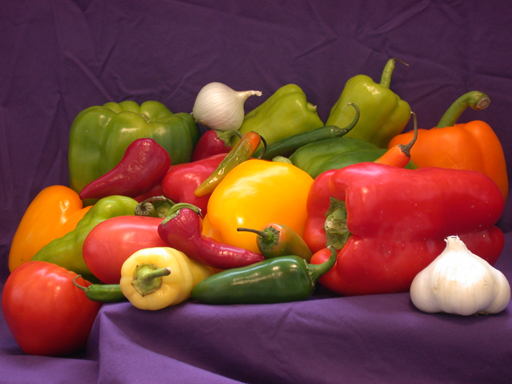
%> input picture peppers.png, 512 x 384 px
$ octave oel.m   (GNU Octave 9; MATLAB toolbox functions it lacks are replaced by stand-ins)
%> lines starting %> are read from the running program, lines starting %| are printed output that depends on the picture; in (x1, y1, x2, y2) boxes, pixels count from 0 and x2, y2 are one past the last pixel; in counts of white or black regions, pixels touching at a corner belong together; the program's own positions count from 1
clear all;
close all;
clc;

originalImage = imread('peppers.png');
%> originalImage is the input picture: size 384x512x3 uint8; mean R, G, B 120.8, 66.4, 57.6

if size(originalImage, 3) ~= 3
    error('Please provide a color (RGB) image');
end

hsvImage = rgb2hsv(originalImage);
%> hsvImage: size 384x512x3 double; mean H, S, V 0.578, 0.617, 0.481
ycbcrImage = rgb2ycbcr(originalImage);
%> ycbcrImage: size 384x512x3 uint8; mean of channels 1, 2, 3 86.1, 116.1, 152.5

V_channel = hsvImage(:,: ,3);
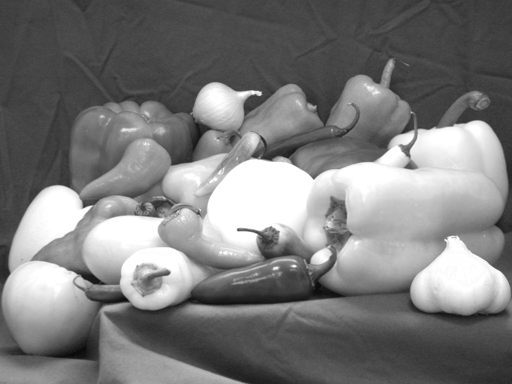
%> V_channel: size 384x512 double; min 0.0353, max 1, mean 0.481
V_enhanced = adapthisteq(V_channel, 'ClipLimit', 0.02, 'Distribution', 'rayleigh');
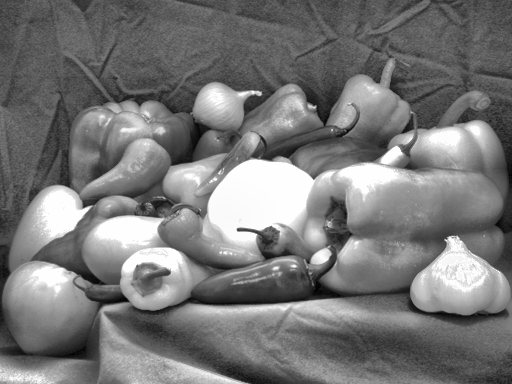
%> V_enhanced: size 384x512 double; min 0, max 1, mean 0.47

hsvEnhanced = hsvImage;
hsvEnhanced(:,:,3) = V_enhanced;
%> hsvEnhanced: size 384x512x3 double; mean H, S, V 0.578, 0.617, 0.47

enhancedImage = hsv2rgb(hsvEnhanced);
enhancedImage = im2uint8(enhancedImage);
%> enhancedImage: size 384x512x3 uint8

noisyImage = imnoise(enhancedImage, 'salt & pepper', 0.02);
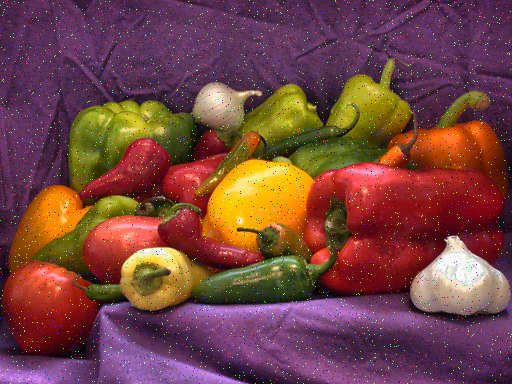
%> noisyImage: size 384x512x3 uint8; mean R, G, B 117.8, 68.1, 65.5

restoredImage = zeros(size(noisyImage), 'uint8');
for i = 1:3
    restoredImage(:,:,i) = medfilt2(noisyImage(:,:,i), [3 3]);
end

hsvRestored = rgb2hsv(restoredImage);
%> hsvRestored: size 384x512x3 double; mean H, S, V 0.578, 0.618, 0.469

H = hsvRestored(: ,:,1);
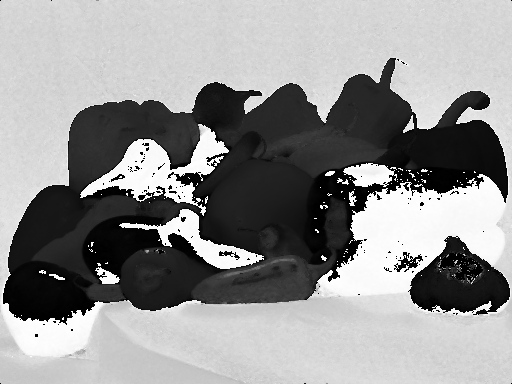
%> H: size 384x512 double; min 0, max 0.999, mean 0.578
S = hsvRestored(:,:,2);
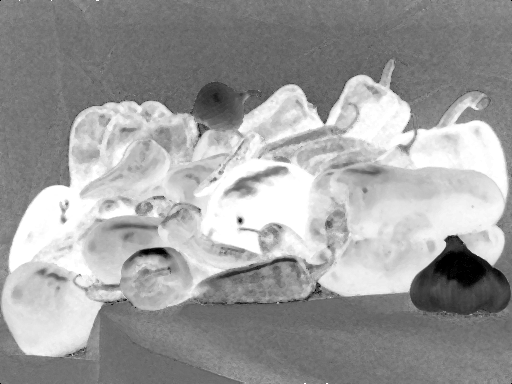
%> S: size 384x512 double; min 0, max 1, mean 0.618
V = hsvRestored(: ,:,3);

redMask1 = (H >= 0 & H <= 0.05) & (S >= 0.4) & (V >= 0.3);
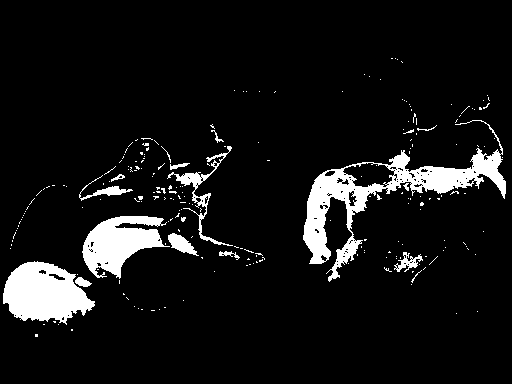
%> redMask1: size 384x512 logical; 8.1% white; 227 white regions (210 under 20 px), largest, box (x1, y1, x2, y2) and area: (303, 120, 506, 282) 6240, (3, 261, 95, 325) 3845, (82, 216, 170, 279) 3001
redMask2 = (H >= 0.95 & H <= 1) & (S >= 0.4) & (V >= 0.3);
%> redMask2: size 384x512 logical; 10.4% white; 162 white regions (149 under 20 px), largest, box (x1, y1, x2, y2) and area: (321, 174, 504, 292) 10109, (80, 130, 226, 216) 3899, (119, 209, 264, 265) 1966
segmentedMask = redMask1 | redMask2;
%> segmentedMask: size 384x512 logical; 18.5% white; 84 white regions (74 under 20 px), largest, box (x1, y1, x2, y2) and area: (303, 118, 506, 292) 17868, (79, 130, 265, 284) 11133, (2, 261, 98, 351) 5893

segmentedImage = zeros(size(restoredImage), 'uint8');
for i = 1:3
    channel = restoredImage(:,:,i);
    channel(~segmentedMask) = 0;
    segmentedImage(:,:,i) = channel;
end
%> segmentedImage: size 384x512x3 uint8; mean H, S, V 27.4, 6.5, 6.3

se = strel('disk', 5);

openedMask = imopen(segmentedMask, se);
%> openedMask: size 384x512 logical; 17.8% white; 6 white regions, box (x1, y1, x2, y2) and area: (303, 154, 506, 292) 17276, (2, 262, 97, 351) 5853, (83, 208, 263, 281) 5683, (80, 130, 224, 209) 5074, (462, 230, 504, 263) 976, (364, 162, 373, 171) 69
closedMask = imclose(openedMask, se);
%> closedMask: size 384x512 logical; 18.1% white; 3 white regions, box (x1, y1, x2, y2) and area: (303, 154, 506, 292) 18750, (80, 130, 263, 281) 11037, (2, 262, 97, 351) 5879
finalMask = imdilate(closedMask, strel('disk', 2));
%> finalMask: size 384x512 logical; 20% white; 3 white regions, box (x1, y1, x2, y2) and area: (301, 152, 508, 294) 20366, (78, 128, 265, 283) 12623, (0, 260, 99, 353) 6401
finalMask = imfill(finalMask, 'holes');
%> finalMask: size 384x512 logical; 20.4% white; 3 white regions, box (x1, y1, x2, y2) and area: (301, 152, 508, 294) 21173, (78, 128, 265, 283) 12623, (0, 260, 99, 353) 6401

morphImage = zeros(size(restoredImage), 'uint8');
for i = 1:3
    channel = restoredImage(:,:,i);
    channel(~finalMask) = 0;
    morphImage(: ,:,i) = channel;
end
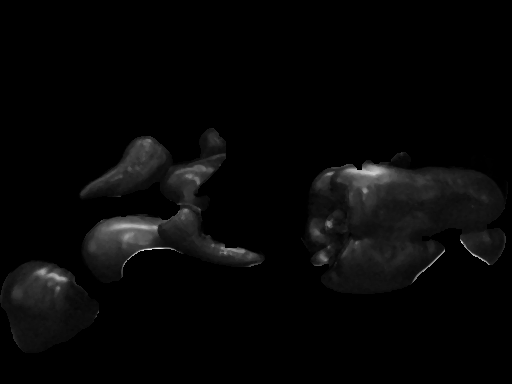
%> channel: size 384x512 uint8; min 0, max 238, mean 6.9
%> morphImage: size 384x512x3 uint8; mean H, S, V 29.2, 7.7, 6.9

figure(1);
imshow(originalImage);
title('1. Original RGB Image');

figure(2);
imshow(hsvImage);
title('2. HSV Color Space');

figure(3);
imshow(ycbcrImage);
title('3. YCbCr Color Space');

figure(4);
imshow(enhancedImage);
title('4. Enhanced Image (CLAHE)');

figure(5);
imshow(noisyImage);
title('5. Noisy Image (Salt & Pepper)');

figure(6);
imshow(restoredImage);
title('6. Restored Image (Median Filter)');

figure(7);
imshow(segmentedMask);
title('7. Segmentation Mask');

figure(8);
imshow(segmentedImage);
title('8. Segmented Output');

figure(9);
imshow(openedMask);
title('9. After Opening');

figure(10);
imshow(closedMask);
title('10. After Closing');

figure(11);
imshow(finalMask);
title('11. Final Mask (Filled)');

figure(12);
imshow(morphImage);
title('12. Final Morphological Output');

figure(13);
set(gcf, 'Name', 'Digital Image Processing Pipeline', 'NumberTitle', 'off');
set(gcf, 'Position', [50 50 1400 900]);

subplot(3, 4, 1);
imshow(originalImage);
title('1. Original RGB Image', 'FontSize', 10, 'FontWeight', 'bold');

subplot(3, 4, 2);
imshow(hsvImage);
title('2. HSV Color Space', 'FontSize', 10, 'FontWeight', 'bold');

subplot(3, 4, 3);
imshow(ycbcrImage);
title('3. YCbCr Color Space', 'FontSize', 10, 'FontWeight', 'bold');

subplot(3, 4, 4);
imshow(enhancedImage);
title('4. Enhanced Image (CLAHE)', 'FontSize', 10, 'FontWeight', 'bold');

subplot(3, 4, 5);
imshow(noisyImage);
title('5. Noisy Image (Salt & Pepper)', 'FontSize', 10, 'FontWeight', 'bold');

subplot(3, 4, 6);
imshow(restoredImage);
title('6. Restored Image (Median Filter)', 'FontSize', 10, 'FontWeight', 'bold');

subplot(3, 4, 7);
imshow(segmentedMask);
title('7. Segmentation Mask', 'FontSize', 10, 'FontWeight', 'bold');

subplot(3, 4, 8);
imshow(segmentedImage);
title('8. Segmented Output', 'FontSize', 10, 'FontWeight', 'bold');

subplot(3, 4, 9);
imshow(openedMask);
title('9. After Opening', 'FontSize', 10, 'FontWeight', 'bold');

subplot(3, 4, 10);
imshow(closedMask);
title('10. After Closing', 'FontSize', 10, 'FontWeight', 'bold');

subplot(3, 4, 11);
imshow(finalMask);
title('11. Final Mask (Filled)', 'FontSize', 10, 'FontWeight', 'bold');

subplot(3, 4, 12);
imshow(morphImage);
title('12. Final Morphological Output', 'FontSize', 10, 'FontWeight', 'bold');

sgtitle('Color Image Processing Pipeline - CSC392 OEL', 'FontSize', 14, 'FontWeight', 'bold');

$ run again, with rgb_adapthisteq.png copied over peppers.png
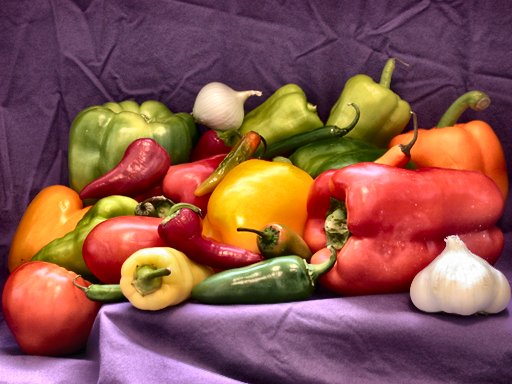
%> input picture rgb_adapthisteq.png, 512 x 384 px
%> originalImage is the input picture: size 384x512x3 uint8; mean R, G, B 137.3, 85, 77.2
%> hsvImage: size 384x512x3 double; mean H, S, V 0.53, 0.56, 0.545
%> ycbcrImage: size 384x512x3 uint8; mean of channels 1, 2, 3 101.7, 116.8, 151.6
%> hsvEnhanced: size 384x512x3 double; mean H, S, V 0.53, 0.56, 0.528
%> hsvRestored: size 384x512x3 double; mean H, S, V 0.528, 0.56, 0.528
%> `redMask1 = (H >= 0 & H <= 0.05) & (S >= 0.4) & (V >= 0.3);`:
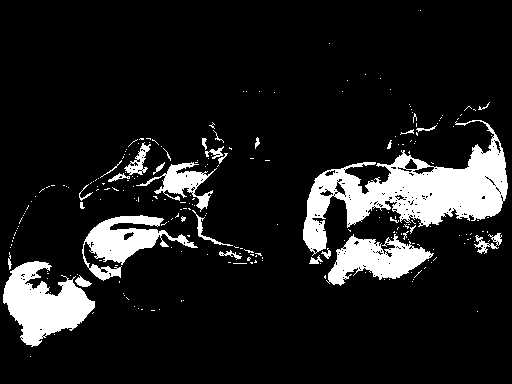
%> redMask1: size 384x512 logical; 11.9% white; 238 white regions (209 under 20 px), largest, box (x1, y1, x2, y2) and area: (303, 120, 508, 256) 10001, (3, 261, 95, 347) 4304, (326, 234, 434, 286) 2839
%> redMask2: size 384x512 logical; 5.2% white; 211 white regions (190 under 20 px), largest, box (x1, y1, x2, y2) and area: (348, 195, 504, 262) 2392, (80, 138, 171, 198) 1844, (157, 209, 263, 263) 1508
%> segmentedMask: size 384x512 logical; 17.1% white; 118 white regions (101 under 20 px), largest, box (x1, y1, x2, y2) and area: (303, 118, 508, 288) 16721, (82, 208, 263, 281) 5169, (2, 261, 96, 351) 5167
%> openedMask: size 384x512 logical; 15.7% white; 6 white regions, box (x1, y1, x2, y2) and area: (303, 150, 508, 288) 15933, (2, 261, 96, 351) 4857, (83, 130, 224, 208) 4634, (82, 209, 262, 280) 4463, (462, 230, 503, 259) 863, (148, 217, 159, 226) 87
%> closedMask: size 384x512 logical; 16% white; 3 white regions, box (x1, y1, x2, y2) and area: (303, 150, 508, 288) 17150, (82, 130, 262, 280) 9477, (2, 261, 96, 351) 4903
%> finalMask: size 384x512 logical; 18% white; 3 white regions, box (x1, y1, x2, y2) and area: (301, 148, 510, 290) 18782, (80, 128, 264, 282) 11101, (0, 259, 98, 353) 5491
%> after the loop `for i = 1:3`:
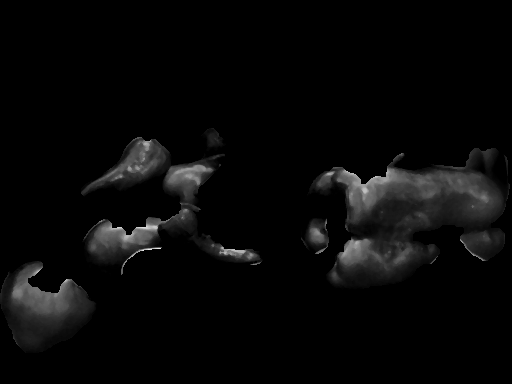
%> channel: size 384x512 uint8; min 0, max 238, mean 8.1
